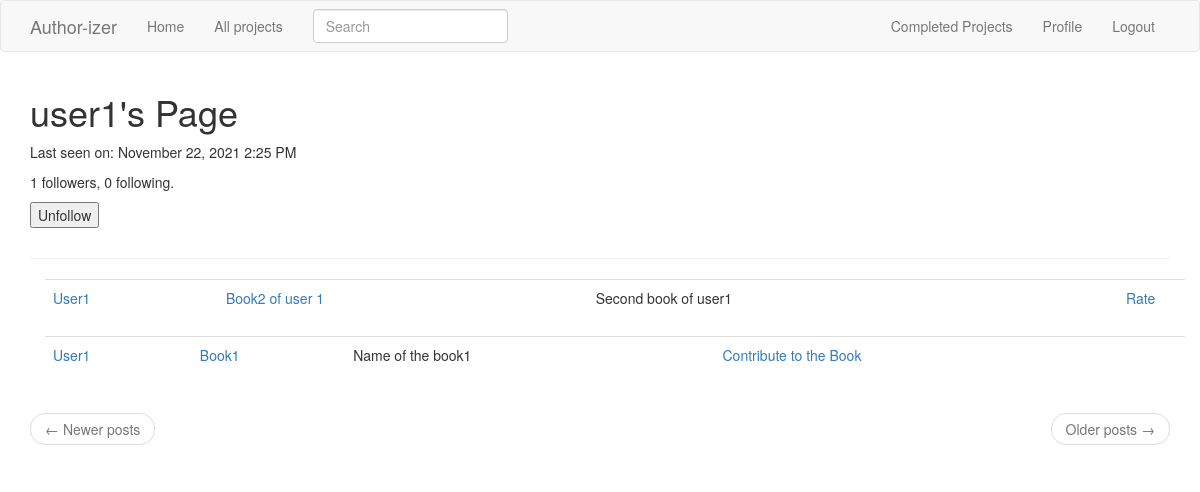
The app's page /user/user1 (signed in), older data.
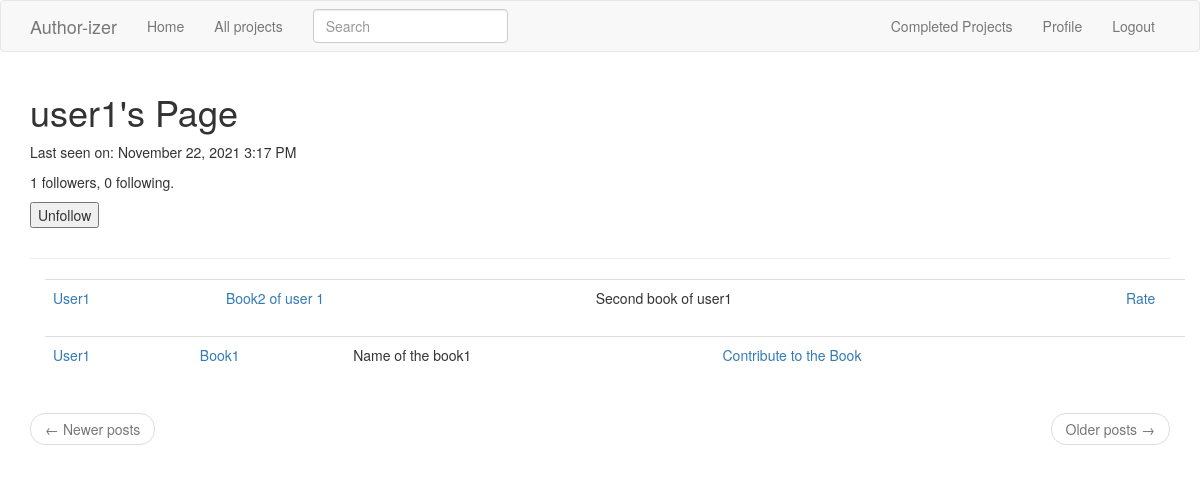
The same page, newer data.
### app/models.py (models this page shows, shortened)
class User(UserMixin, db.Model):
    id = db.Column(db.Integer, primary_key=True )
    username = db.Column(db.String(64), index=True, unique=True)
    email = db.Column(db.String(120), index=True, unique=True)
    password_hash = db.Column(db.String(128))
    posts = db.relationship('Post', backref='author', lazy='dynamic')
    about_me = db.Column(db.String(140))
    last_seen = db.Column(db.DateTime, default=datetime.utcnow)
    followed = db.relationship(
        'User', secondary=followers,
        primaryjoin=(followers.c.follower_id == id),
        secondaryjoin=(followers.c.followed_id == id),
        backref=db.backref('followers', lazy='dynamic'), lazy='dynamic')
    def is_following(self, user):
        return self.followed.filter(
            followers.c.followed_id == user.id).count() > 0

class SearchableMixin(object):
    @classmethod
    def before_commit(cls, session):
        session._changes = {
            'add': list(session.new),
            'update': list(session.dirty),
            'delete': list(session.deleted)
        }
    @classmethod
    def after_commit(cls, session):
        for obj in session._changes['add']:
            if isinstance(obj, SearchableMixin):
                add_to_index(obj.__tablename__, obj)
        for obj in session._changes['update']:
            if isinstance(obj, SearchableMixin):
                add_to_index(obj.__tablename__, obj)
        for obj in session._changes['delete']:
            if isinstance(obj, SearchableMixin):
                remove_from_index(obj.__tablename__, obj)
        session._changes = None

class Post(SearchableMixin, db.Model):
    __searchable__ = ['body']
    id = db.Column(db.Integer, primary_key=True)
    body = db.Column(db.Text)
    title= db.Column(db.String(140))
    subtitle=db.Column(db.String(200))
    timestamp = db.Column(db.DateTime, index=True, default=datetime.utcnow)
    user_id = db.Column(db.Integer, db.ForeignKey('user.id', ondelete="CASCADE"))
    contributes = db.relationship('Contribute', backref='contrib', lazy='dynamic')
    completed= db.Column(db.Boolean, default=False)

### app/routes.py (the view)
@app.route('/user/<username>')
@login_required
def user(username):
    user = User.query.filter_by(username=username).first_or_404()
    page = request.args.get('page', 1, type=int)
    posts = user.posts.order_by(Post.timestamp.desc()).paginate(
        page, app.config['POSTS_PER_PAGE'], False)
    next_url = url_for('user', username=user.username, page=posts.next_num) \
        if posts.has_next else None
    prev_url = url_for('user', username=user.username, page=posts.prev_num) \
        if posts.has_prev else None
    form = EmptyForm()
    return render_template('user.html', user=user, posts=posts.items,
                           next_url=next_url, prev_url=prev_url, form=form)

### app/forms.py
class SearchForm(FlaskForm):
    q = StringField(('Search'), validators=[DataRequired()])
    def __init__(self, *args, **kwargs):
        if 'formdata' not in kwargs:
            kwargs['formdata'] = request.args
        if 'csrf_enabled' not in kwargs:
            kwargs['csrf_enabled'] = False
        super(SearchForm, self).__init__(*args, **kwargs)

class EmptyForm(FlaskForm):
    submit = SubmitField('Submit')

### app/models.py (called while the page is built)
@login.user_loader
def load_user(id):
    return User.query.get(int(id))

### app/routes.py (called while the page is built)
@app.before_request
def before_request():
    if current_user.is_authenticated:
        current_user.last_seen = datetime.utcnow()
        db.session.commit()
        g.search_form = SearchForm()

### app/templates/user.html (shortened to what this page needs)
{% extends "base.html" %}
{% import 'bootstrap/wtf.html' as wtf %}
{% block app_content %}
<table class="container">
    <tr>
        <td>
            <h1>{{ user.username }}'s Page</h1>
            {% if user.last_seen %}
                    <p>Last seen on: {{ moment(user.last_seen).format('LLL') }}</p>
                    {% endif %}
            <p>{{ user.followers.count() }} followers, {{ user.followed.count() }} following.</p>
            {% if user == current_user %}
            <p><a href="{{ url_for('edit_profile') }}">Edit your profile</a></p>
            {% else %}
            <p>
                <form action="{{ url_for('unfollow', username=user.username) }}" method="post">
                    {{ form.submit(value='Unfollow') }}
                </form>
            </p>
            {% endif %}
        </td>
    </tr>
</table>
    <hr>
    {% for post in posts %}
    {% include '_post.html' %}
{% endfor %}
<nav aria-label="...">
    <ul class="pager">
        <li class="previous{% if not prev_url %} disabled{% endif %}">
            <a href="{{ prev_url or '#' }}">
                <span aria-hidden="true">&larr;</span> Newer posts
            </a>
        </li>
        <li class="next{% if not next_url %} disabled{% endif %}">
            <a href="{{ next_url or '#' }}">
                Older posts <span aria-hidden="true">&rarr;</span>
            </a>
        </li>
    </ul>
</nav>
{% endblock %}

### app/templates/base.html (shortened to what this page needs)
{% extends 'bootstrap/base.html' %}
{% import "bootstrap/wtf.html" as wtf %}
{% import "bootstrap/fixes.html" as fixes %}
{% block styles %}
{{super()}}
<link rel="stylesheet" href="https://cdnjs.cloudflare.com/ajax/libs/font-awesome/4.7.0/css/font-awesome.min.css">
{%endblock%}
{% block navbar %}
    <nav class="navbar navbar-default">
        <div class="container">
            <div class="navbar-header">
                <a class="navbar-brand" href="{{ url_for('index') }}">Author-izer</a>
            </div>
            <div class="collapse navbar-collapse" id="bs-example-navbar-collapse-1">
                <ul class="nav navbar-nav">
                    <li><a href="{{ url_for('index') }}">Home</a></li>
                    <li><a href="{{ url_for('explore') }}">All projects</a></li>
                </ul>
                {% if g.search_form %}
                <form class="navbar-form navbar-left" method="get" action="{{ url_for('search') }}">
                    <div class="form-group">
                        {{ g.search_form.q(size=20, class='form-control', placeholder=g.search_form.q.label.text) }}
                    </div>
                </form>
                {% endif %}
                <ul class="nav navbar-nav navbar-right">
                    <li><a href="{{ url_for('completed') }}">Completed Projects</a></li>
                    {% if current_user.is_anonymous %}
                    <li><a href="{{ url_for('login') }}">Login</a></li>
                    {% else %}
                    <li><a href="{{ url_for('user', username=current_user.username) }}">Profile</a></li>
                    <li><a href="{{ url_for('logout') }}">Logout</a></li>
                    {% endif %}
                </ul>
            </div>
        </div>
    </nav>
{% endblock %}
{% block content %}
    <div class="container">
        {% block app_content %}
        {% endblock %}
    </div>
{% endblock %}

### app/templates/_post.html
<div class="container">
<table class="table table-hover ">
    <tr>
        <td >
            <a href="{{ url_for('user', username=post.author.username) }}">
                {{ post.author.username.capitalize() }}
            </a>
        </td>
        <td>
            <a href="{{ url_for('read_post', id=post.id) }}">
            {{ post.title.capitalize() }}
            </a>
        </td>
        <td>
            {{ post.subtitle.capitalize() }}
        </td>
        <td>
            {%if post.author.username != current_user.username and not post.completed%}
                <a href="{{ url_for('contribute', id=post.id)}}"> Contribute to the Book </a>
            {%elif not post.completed %}
                <a href="{{url_for('edit_post' , id=post.id)}}"> Edit Your Book</a>
            {%endif %}
        </td>
        <td>
            {%if post.author.username != current_user.username and post.completed %}
            <div class="row">
                <div class="col-auto">
                    <a href="{{url_for('rate' , id=post.id)}}"> Rate</a>
                </div>
            </div>
            {%endif %}
        </td>
    </tr>
</table>
</div>

Row changes from the older to the newer data that the page shows:
changed User "user1": last_seen "November 22, 2021 2:25 PM" → "November 22, 2021 3:17 PM"
